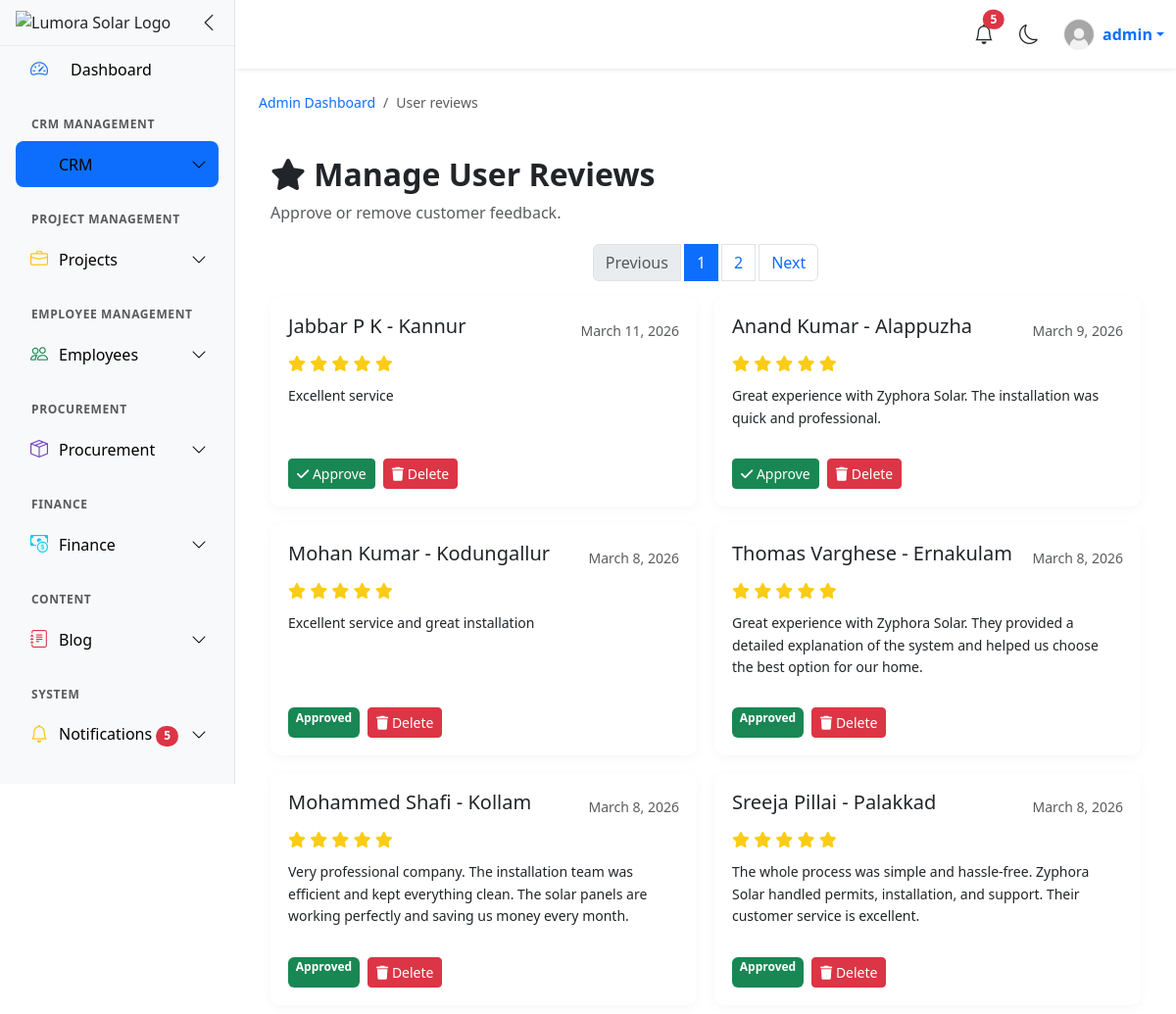
Screenshot of /crm/review/ (signed in) with the database file from the repository.
### users/models.py (models this page shows)
class CustomUser(AbstractUser):
    username = models.CharField(max_length=20, unique=True)
    email = models.EmailField(unique=True)
    ROLE_CHOICES = (
        ('admin', 'Admin'),
        ('engineer', 'Engineer'),
        ('accountant', 'Accountant'),
        ('sales','Sales'),
        ('staff', 'Staff'),
    )
    role = models.CharField(max_length=10, choices=ROLE_CHOICES, default='staff')
    must_change_password = models.BooleanField(default=False)

### crm/models.py (models this page shows, shortened)
class Review(models.Model):
    name = models.CharField(max_length=20)
    email = models.EmailField(null=True)
    location = models.CharField(max_length=100, blank=True,null=True)
    rating = models.IntegerField()
    review = models.TextField()
    is_approved = models.BooleanField(default=False)
    created_at = models.DateTimeField(auto_now_add=True)

### crm/views.py (the view)
# urls.py: path('review/',review_list,name='review'),
@login_required(login_url='/users/login')
def review_list(request):
    review_list = Review.objects.all().order_by('-created_at')
    paginator = Paginator(review_list, 6)
    page_number = request.GET.get('page')
    page_obj = paginator.get_page(page_number)
    return render(request, 'dashboard/admin/review_list.html', {'page_obj': page_obj})

### users/context_processors.py (called while the page is built)
def notifications_processor(request):
    if request.user.is_authenticated:
        notifications = Notification.objects.filter(recipient=request.user).order_by('-created_at')[:10]
        unread_count = Notification.objects.filter(recipient=request.user,is_read=False).count()
    else:
        notifications = []
        unread_count = 0
    return {
        'notifications': notifications,
        'unread_count': unread_count,
    }

### templates/dashboard/admin/review_list.html
{% extends 'dashboard/dashboard.html' %}
{% load static %}
{% block link %}
<link rel="stylesheet" href="{% static 'css/dashboard/admin/review_list.css' %}">
<link rel="stylesheet"
      href="https://cdnjs.cloudflare.com/ajax/libs/font-awesome/6.4.0/css/all.min.css">
{% endblock %}
{% block content %}
<nav aria-label="breadcrumb">
    <ol class="breadcrumb mb-0">
        <li class="breadcrumb-item">
            <a href="{% url 'admin' %}">Admin Dashboard</a>
        </li>
        <li class="breadcrumb-item active" aria-current="page">
            User reviews
        </li>
    </ol>
</nav>
<div class="container mt-4 review-page">
    <div class="page-header">
        <h2>
            <i class="fa-solid fa-star"></i>
            Manage User Reviews
        </h2>
        <p class="text-muted">
            Approve or remove customer feedback.
        </p>
    </div>
    {% if page_obj.has_other_pages %}
        <nav class="mb-3">
            <ul class="pagination justify-content-center flex-wrap">
                {% if page_obj.has_previous %}
                    <li class="page-item">
                        <a class="page-link"
                           href="?page={{ page_obj.previous_page_number }}">
                            Previous
                        </a>
                    </li>
                {% else %}
                    <li class="page-item disabled">
                        <span class="page-link">Previous</span>
                    </li>
                {% endif %}
                {% for num in page_obj.paginator.page_range %}
                    {% if page_obj.number == num %}
                        <li class="page-item active">
                            <span class="page-link">{{ num }}</span>
                        </li>
                    {% else %}
                        <li class="page-item">
                            <a class="page-link" href="?page={{ num }}">
                                {{ num }}
                            </a>
                        </li>
                    {% endif %}
                {% endfor %}
                {% if page_obj.has_next %}
                    <li class="page-item">
                        <a class="page-link"
                           href="?page={{ page_obj.next_page_number }}">
                            Next
                        </a>
                    </li>
                {% else %}
                    <li class="page-item disabled">
                        <span class="page-link">Next</span>
                    </li>
                {% endif %}
            </ul>
        </nav>
    {% endif %}
    {% if page_obj %}
        <div class="review-grid">
            {% for review in page_obj %}
                <div class="review-card">
                    <div class="review-content">
                        <div class="review-header">
                            <h5>{{ review.name }} - {{ review.location }}</h5>
                            <small class="text-muted">
                                {{ review.created_at|date:"F j, Y" }}
                            </small>
                        </div>
                        {% if review.rating %}
                            <div class="star-rating">
                                {% for i in "12345" %}
                                    {% if forloop.counter <= review.rating %}
                                        <i class="fas fa-star"></i>
                                    {% else %}
                                        <i class="far fa-star"></i>
                                    {% endif %}
                                {% endfor %}
                            </div>
                        {% endif %}
                        <p class="review-text">
                            {{ review.review }}
                        </p>
                    </div>
                    <div class="review-actions">
                        {% if not review.is_approved %}
                            <a href="{% url 'approve_review' review.id %}"
                               class="btn btn-success btn-sm">
                                <i class="fa-solid fa-check"></i>
                                Approve
                            </a>
                        {% else %}
                            <span class="badge bg-success">
                                Approved
                            </span>
                        {% endif %}
                        <a href="{% url 'delete_review' review.id %}"
                           class="btn btn-danger btn-sm"
                           onclick="return confirm('Delete this review?');">
                            <i class="fa-solid fa-trash"></i>
                            Delete
                        </a>
                    </div>
                </div>
            {% endfor %}
        </div>
    {% else %}
        <div class="empty-state">
            <i class="fa-regular fa-face-smile"></i>
            <p>No reviews found.</p>
        </div>
    {% endif %}
</div>
{% endblock %}

### templates/include/topnavbar.html (shortened to what this page needs)
{% load static %}
<nav class="navbar navbar-expand-lg bg-body shadow-sm sticky-top">
    <div class="container-fluid">
        <div class="ms-auto d-flex align-items-center">
            <div class="dropdown me-3">
                <button class="btn btn-link position-relative p-0 text-body"
                        data-bs-toggle="dropdown" aria-expanded="false">
                    <i class="bi bi-bell fs-5"></i>
                    {% if unread_count > 0 %}
                    <span id="notif-count"
                        class="position-absolute top-0 start-100 translate-middle badge rounded-pill bg-danger">
                        {{ unread_count }}
                    </span>
                    {% else %}
                    <span id="notif-count"
                        class="position-absolute top-0 start-100 translate-middle badge rounded-pill bg-danger"
                        style="display:none;">
                    </span>
                    {% endif %}
                </button>
            </div>
            <button id="themeToggle" class="btn btn-link px-2 me-3 text-body">
                <i id="themeIcon" class="bi bi-moon fs-5"></i>
            </button>
            <div class="dropdown">
                <a class="dropdown-toggle text-decoration-none d-flex align-items-center"
                   href="#" data-bs-toggle="dropdown">
                    {% if request.user.profile_photo %}
                        <img src="{{ request.user.profile_photo.url }}"
                             class="rounded-circle me-2"
                             style="width:32px;height:32px;object-fit:cover;">
                    {% else %}
                        <img src="{% static 'images/profile.avif' %}"
                             class="rounded-circle me-2"
                             style="width:32px;height:32px;object-fit:cover;">
                    {% endif %}
                    <span class="fw-semibold">{{ request.user.username }}</span>
                </a>
            </div>
        </div>
    </div>
</nav>

### static/css/dashboard/dashboard.css (style rules this page uses)
html, body { height:100%; margin:0; overflow-x:hidden; }
.navbar { height:70px; position:sticky; top:0; z-index:1000; }

### static/css/dashboard/admin/review_list.css (style rules this page uses)
.breadcrumb { background: transparent; padding-bottom: 20px; font-size: 14px; }
.breadcrumb a { text-decoration: none; color: #0d6efd; }
.review-page h2 { font-weight:600; }
.page-header { margin-bottom:20px; }
.review-grid { display:grid; grid-template-columns:repeat(auto-fit,minmax(320px,1fr)); gap:18px; }
.review-card { border-radius:10px; padding:18px; display:flex; flex-direction:column; justify-content:space-between; box-shadow:0 3px 10px rgba(113, 103, 97, 0.05); transition:0.2s; }
.review-header { display:flex; justify-content:space-between; align-items:center; margin-bottom:6px; }
.review-text { margin-top:10px; font-size:14px; line-height:1.6; }
.star-rating { color:#facc15; margin-top:4px; }
.review-actions { margin-top:14px; display:flex; gap:8px; flex-wrap:wrap; }
.pagination { gap:4px; }

### rows the page displays
CustomUser: user.username "admin"
Review: name "Jabbar P K", location "Kannur", created_at "March 11, 2026", rating 5 (drawn), review "Excellent service", is_approved False (drawn)
Review: name "Anand Kumar", location "Alappuzha", created_at "March 9, 2026", rating 5 (drawn), review "Great experience with Zyphora Solar. The installation was quick and professional.", is_approved False (drawn)
Review: name "Mohan Kumar", location "Kodungallur", created_at "March 8, 2026", rating 5 (drawn), review "Excellent service and great installation", is_approved "Approved"
Review: name "Thomas Varghese", location "Ernakulam", created_at "March 8, 2026", rating 5 (drawn), review "Great experience with Zyphora Solar. They provided a detailed explanation of the system and helped us choose the best option for our home.", is_approved "Approved"
Review: name "Mohammed Shafi", location "Kollam", created_at "March 8, 2026", rating 5 (drawn), review "Very professional company. The installation team was efficient and kept everything clean. The solar panels are working perfectly and saving us money every month.", is_approved "Approved"
Review: name "Sreeja Pillai", location "Palakkad", created_at "March 8, 2026", rating 5 (drawn), review "The whole process was simple and hassle-free. Zyphora Solar handled permits, installation, and support. Their customer service is excellent.", is_approved "Approved"

### other values shown
{{ unread_count }} "5"
{{ num }} "1"
{{ num }} "2"
